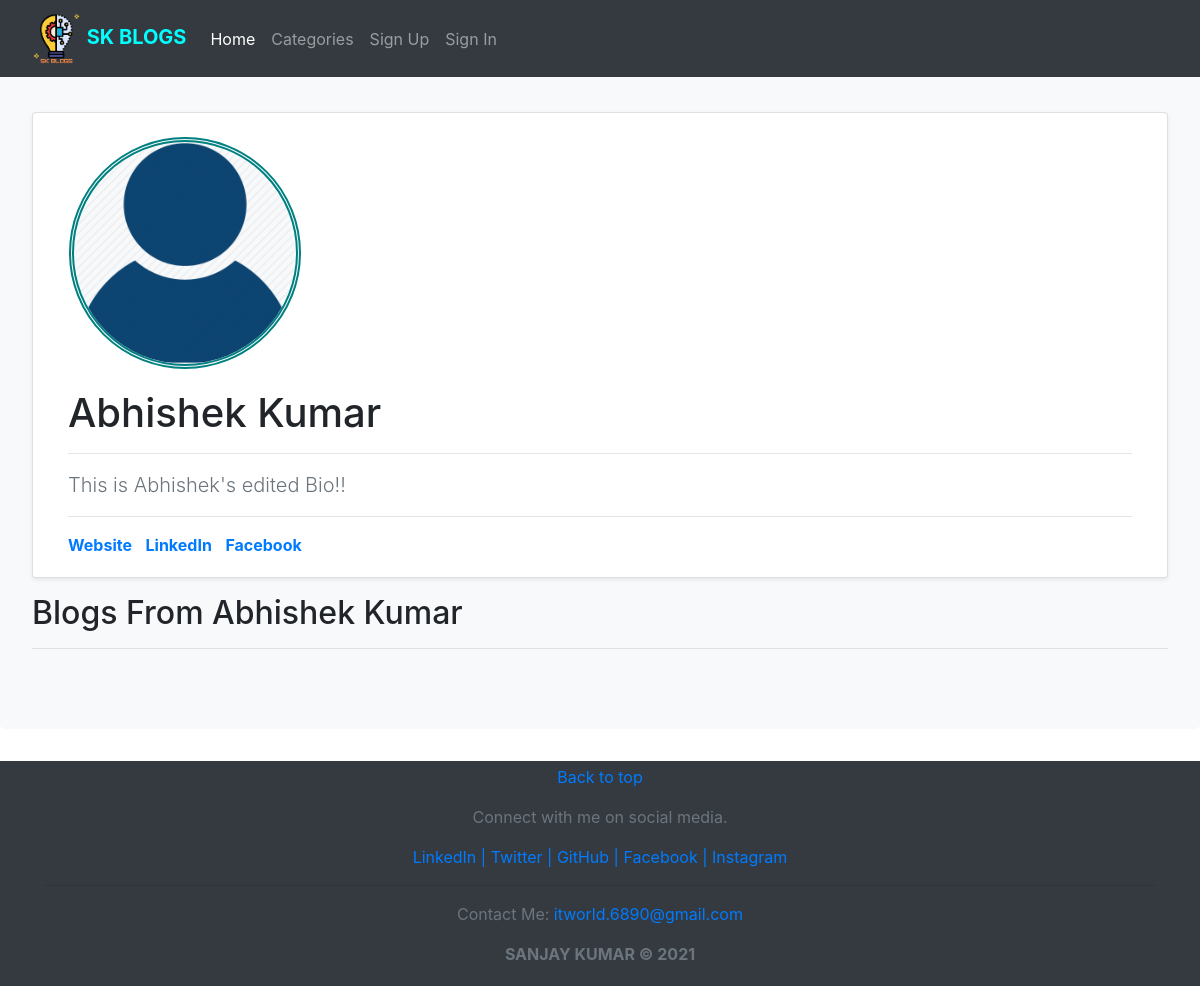
Before: /members/3/profile with the older database file.
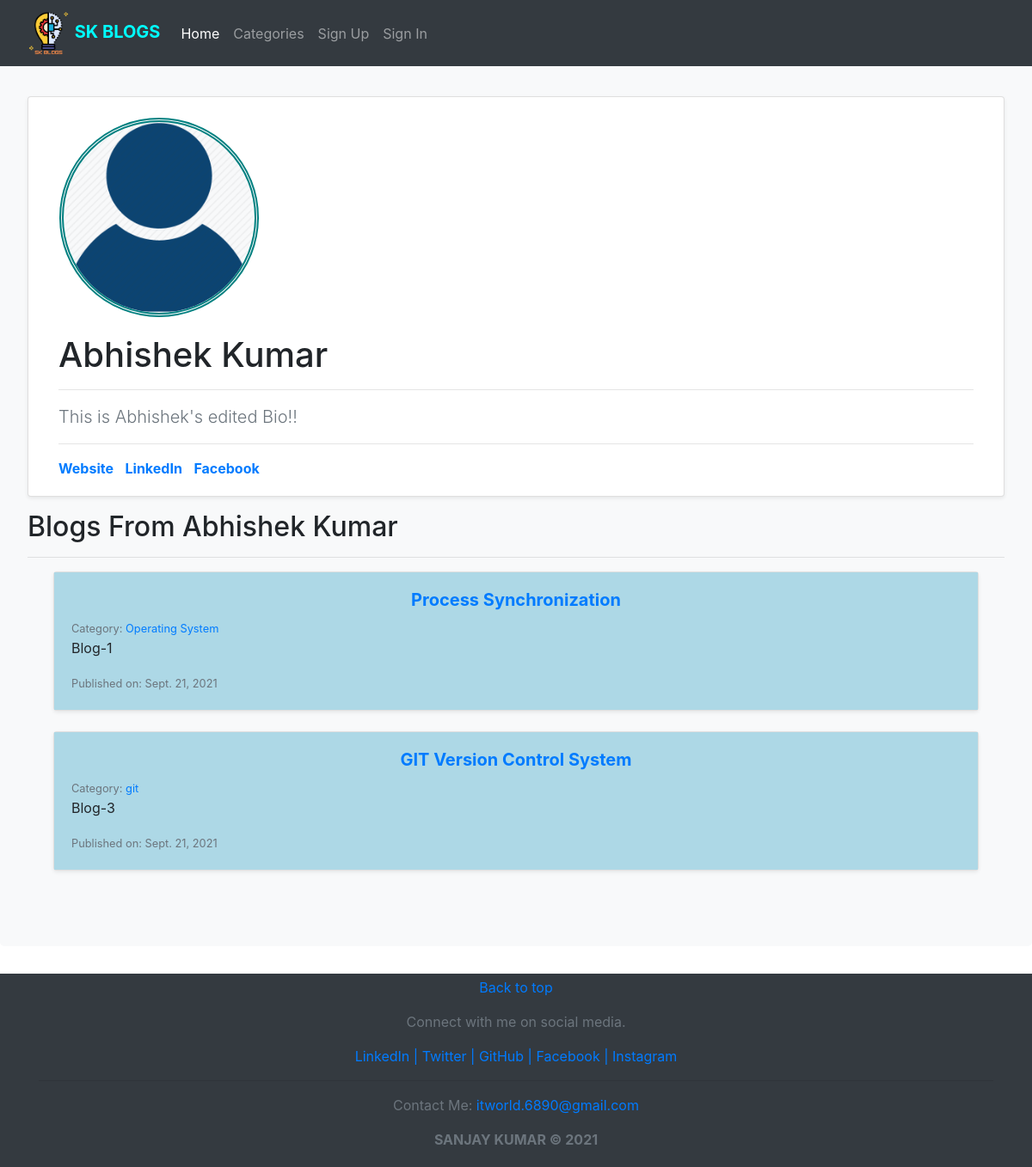
After: the same page with the newer database file.
### blog/models.py (models this page shows, shortened)
class Post(models.Model):
    title = models.CharField(max_length=255)
    title_tag = models.CharField(max_length=255)
    post_date = models.DateField(auto_now_add=True)
    author  = models.ForeignKey(User, on_delete=CASCADE)
    category = models.ForeignKey(Category, models.SET_NULL, blank=True, null=True)
    body = RichTextField(blank=True, null=True)
    snippet = models.CharField(max_length=255)
    likes = models.ManyToManyField(User, related_name="blog_posts")

class Category(models.Model):
    name = models.CharField(max_length=255)
    def __str__(self):
        return self.name

### members/views.py (the view)
# urls.py: path('<int:pk>/profile',ShowProfilePageView.as_view(), name="show-profile-page"),
class ShowProfilePageView(DetailView):
    model = Profile
    template_name = 'registration/user_profile.html'
    def get_context_data(self, *args, **kwargs):
        context = super(ShowProfilePageView, self).get_context_data(*args, **kwargs)
        page_user = get_object_or_404(Profile, id=self.kwargs['pk'])
        context["page_user"] = page_user
        context["user_posts"] = Post.objects.filter(author = page_user.user)
        return context

### members/templates/registration/user_profile.html (shortened to what this page needs)
{% extends 'base.html' %}
{% load static %}
{% block content %}
<div class="col card mb-3 mt-5 shadow-sm">
  {% if page_user.profile_pic %}
      <img src="{{ page_user.profile_pic.url }}" class="card-img-top mt-4 bg-light" style=" border: 5px double teal;border-radius:50%; width:21%;margin-left:21px" alt="Profile Pic">
    {% else %}
      <img src="{% static 'profile_pic.png' %}" class="card-img-top mt-4 bg-light" style=" border: 5px double teal;border-radius:50%; width:21%;margin-left:21px" alt="Profile Pic">
  {% endif %}
  <div class="card-body">
    <h1 class="fw-light card-title">{{ page_user.user.first_name }} {{ page_user.user.last_name }}</h1>
    <hr/>
    <p class="lead text-muted">{{ page_user.bio }}</p>
    <hr/>
    <p class="card-text">
      <strong>
        {% if page_user.website_url %}
        <a href="{{ page_user.website_url }}">Website</a> &ThickSpace;
        {% endif %}
        {% if page_user.linkedin_url %}
          <a href="{{ page_user.linkedin_url }}">LinkedIn</a> &ThickSpace;
        {% endif %}
        {% if page_user.facebook_url %}
          <a href="{{ page_user.facebook_url }}">Facebook</a> &ThickSpace;
        {% endif %}
      </strong>
    </p>
  </div>
</div>
<h2 class="fw-light mt-2">Blogs From {{ page_user.user.first_name }} {{ page_user.user.last_name }}</h2>
<hr/>
<div class="container">
  {% for post in user_posts %}
  <div class="col">
    <div class="card shadow-sm">
      <div class="card-body" style="background:lightblue;">
        <h5 class="card-text" style="text-align: center;"><a href="{% url 'article-view' post.pk %}"><strong>{{ post.title }}</strong></a></h5>
        <small class="text-muted">Category: <a href="{% url 'category' post.category|slugify %}">{{ post.category }}</a></small>
        <p class="card-text">{{ post.snippet }}</p>
        <small class="card-text text-muted">Published on: {{ post.post_date }}</small>
      </div>
    </div>
  </div>
  <br/>
  {% endfor %}
</div>
{% endblock %}

Changed rows visible on the page:
now on this page (row edited): Post: title "Process Synchronization", category "Operating System", snippet "Blog-1", post_date "Sept. 21, 2021"
added Post: title "GIT Version Control System", category "git", snippet "Blog-3", post_date "Sept. 21, 2021"
